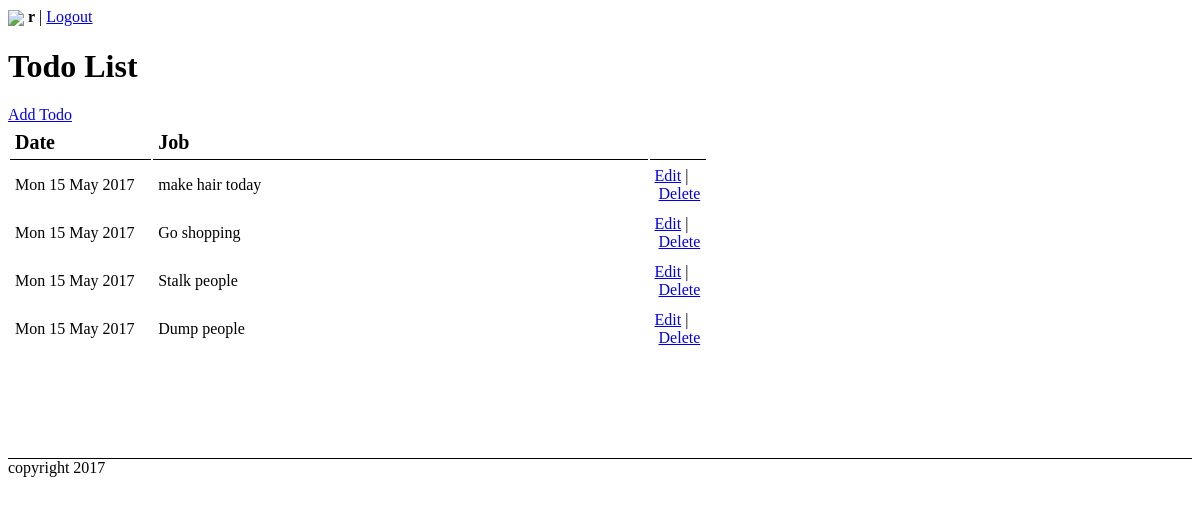
Page / (signed in) on the committed database.
### data/models.py (models this page shows)
class Todo(models.Model):
    todo_job= models.TextField()
    user=models.ForeignKey('User')
    created_date=models.DateTimeField(editable=False,default=datetime.now())

### app/views/home.py (the view)
# urls.py: url(r'^$', home.main_page),
def main_page(request):
    if 'user_id' in request.session:
        user_obj=User.objects.filter(id=request.session['user_id'])
        todo_obj=Todo.objects.filter(user_id=request.session['user_id'])
        data=RequestContext(request,{'fname':request.session['fname'],'user':user_obj,'todo':todo_obj,'a':0})
        return render(request,'home.html',data)
    else:
        form = SignupForm()
        variables = RequestContext(request, {'form': form})
        return render(request,'index.html', variables)

### templates/home.html (shortened to what this page needs)
{%extends "base.html" %}
{%block content %}
<div class="mid">
<div><img src="./images/profile/thumb/{{pic}}" width="50" style="vertical-align:middle;">&nbsp;<b>{{fname}}</b>&nbsp;|&nbsp;<a href="/logout">Logout</a></div>
<h1>Todo List</h1>
<a href="add-todo">Add Todo</a>
<table width="100%" cellpadding="5">
<tr>
<td width="20%">Date</td><td width="70%">Job</td><td width="5%">&nbsp;</td>
</tr>
{%for row in todo%}
<tr><td>{{row.created_date|date:"D d M Y"}}</td><td>{{row.todo_job}}</td><td><a href="/edit-todo/{{row.id}}">Edit</a>&nbsp;|&nbsp;<a href="/delete-todo/{{row.id}}">Delete</a></td></tr>
{%endfor%}
</table>
</div>
{% endblock %}

### templates/base.html (shortened to what this page needs)
 <!DOCTYPE html PUBLIC "-//W3C//DTD XHTML 1.0 Transitional//EN"
"http://www.w3.org/TR/xhtml1/DTD/xhtml1-transitional.dtd">
<html>
<head>
</head>
<body>
{% block content %}{% endblock %}
<div class="footer">
copyright 2017
</div>
</body>
</html>

### templates/base.html (style rules this page uses)
.mid { display:block; min-height:400px; width:700px; }
table tr:first-child td { font-weight:bold; font-size:20px; border-bottom:1px solid #000; }
.footer { margin-top:50px; border-top:1px solid #000; }

### rows in the picture
Todo: created_date "Mon 15 May 2017", todo_job "make hair today"
Todo: created_date "Mon 15 May 2017", todo_job "Go shopping"
Todo: created_date "Mon 15 May 2017", todo_job "Stalk people"
Todo: created_date "Mon 15 May 2017", todo_job "Dump people"

### other values in the picture
{{ fname }} "r"
